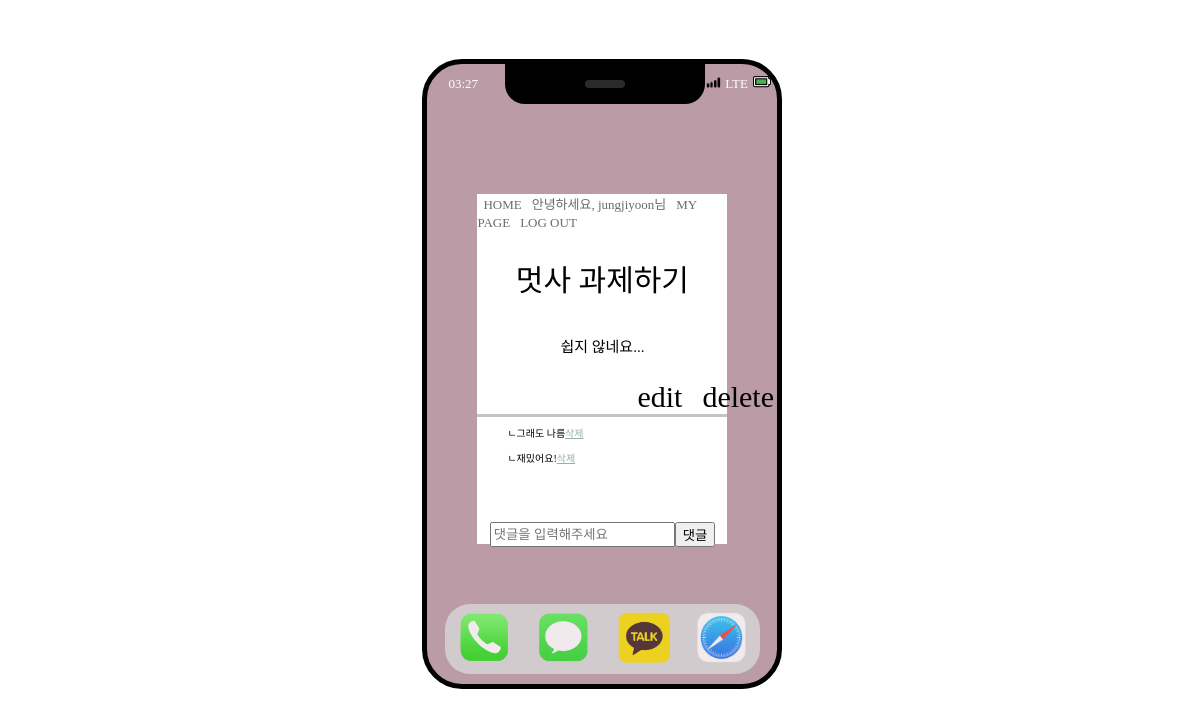
The page /detail/9 (signed in) on the database its author committed.
### app/models.py (models this page shows, shortened)
class Post(models.Model):
    title = models.CharField(max_length = 200)
    content = models.TextField()
    author = models.ForeignKey(User, on_delete=models.CASCADE, related_name='posts', null=True, default=None)

class Comment(models.Model):
    post = models.ForeignKey(Post, on_delete=models.CASCADE, related_name='comments')
    content = models.TextField()
    author = models.ForeignKey(User, on_delete=models.CASCADE, related_name='comments', null=True, default=None)

### app/views.py (the view, shortened to what this page needs)
# urls.py: path('detail/<int:post_pk>', views.detail, name="detail"),
def detail(request, post_pk):
    post = Post.objects.get(pk=post_pk)
    return render(request, 'detail.html', {'post' : post})

### app/templates/detail.html (shortened to what this page needs)
{% extends 'base.html' %}
{% block css %} {% load static %}
<link rel="stylesheet" type="text/css" href="{% static 'detail.css' %}"/>
{% endblock %}
{% block memo %}
            <div class="main">
                <div class="title">
                    <p>{{ post.title }}</p>
                </div>
                <div class="content">
                    <p>{{ post.content }}</p>
                </div>
                {% if user.is_authenticated and post.author.pk == user.pk %}
                <div class="rewrite">
                    <a href="{% url 'edit' post.pk %}">edit</a>
                    <a href="{% url 'delete' post.pk %}">delete</a>
                </div>
                {% endif %}
            </div>
            <div class="comment_list">
                {% for comment in post.comments.all %}
                    <li class="list"><p>ㄴ</p>{{ comment.content }}
                        {% if user.is_authenticated and comment.author.pk == user.pk %}
                        <a href="{% url 'delete_comment' post.pk comment.pk %}" class="remove">삭제</a>
                        {% endif %}
                    </li>
                    {% endfor %}
            </div>
            {% if user.is_authenticated %}
            <form method="POST" class="comment">
                <input type="text" name="content" placeholder="댓글을 입력해주세요">
                <button type="submit">댓글</button>
            </form>
            {% endif %}
{% endblock memo %}

### app/templates/base.html (shortened to what this page needs)
<!DOCTYPE html>
<html lang="en">
<head>
    {%load static %}
    {% load socialaccount %}
    <link rel="stylesheet" type="text/css" href="{% static 'base.css' %}">
    {% block css %}
    {% endblock css %}
</head>
<body>
    <div class = "entire">
        <div class="phone_top">
            <div class="time">
                <p>03:27</p>
            </div>
            <div class="middle">
                <div class="microphone">
                </div>
            </div>
            <div class="right">
                <div class="connect">
                    <img src="{% static 'connection.png' %}">
                </div>
                <div class="wifi">
                    <p>LTE</p>
                </div>
                <div class="battery">
                    <img src="{% static 'smartphone-charger.png' %}" class="charger">
                </div>
            </div>
        </div>
        <div class="memo">
            <a href="{% url 'home' %}" class="home">HOME</a>
            {% if user.is_authenticated %}
            <a>안녕하세요, {{ user.username }}님</a>
            <a href="{% url 'mypage' %}" class="mypage">MY PAGE</a>
            <a href="{% url 'logout' %}" class="logout">LOG OUT</a>
            {% else %}
            <a href="{% url 'login' %}" class="login">LOG IN</a>
            <a class="kakao" href="{% provider_login_url 'kakao' %}">KAKAO LOG IN</a>
            <a href="{% url 'signup' %}" class="signup">SIGN UP</a>
            {% endif %}
            {% block memo %}
            {% endblock memo %}
        </div>
        <div class="bottom">
            <div class="call">
                <img src="{% static 'phone3.png' %}">
            </div>
            <div class="message">
                <img src="{% static 'message2.png' %}">
            </div>
            <div class="kakao">
                <img src="{% static 'kakao.png' %}">
            </div>
            <div class="safari">
                <img src="{% static 'safari.png' %}">
            </div>
        </div>
    </div>
</body>
</html>

### app/static/base.css (style rules this page uses)
.entire { height: 620px; width: 350px; border: black solid 5px; border-radius: 40px; margin-left: 35%; margin-top: 5%; display: flex; flex-direction: column; align-items: center; background-color: rgb(186, 155, 166); z-index: 0; }
.phone_top { height: 40px; width: 100%; display: flex; flex: wrap; flex-direction: row; justify-content: space-around; align-items: center; }
.middle { width: 200px; height: 40px; background-color: black; border-bottom-right-radius: 20px; border-bottom-left-radius: 20px; display: flex; justify-content: center; align-items: center; }
.microphone { height: 8px; width: 40px; background-color: rgb(43, 43, 43); border-radius: 20px; margin-top: 30px; margin: 0px; }
.battery > img { width: 18px; height: 18px; }
.connect > img { width: 23px; height: 13px; }
.time { width: 60px; height: 45px; display: flex; align-items: center; justify-content: center; }
.right { display: flex; flex-direction: row; height: 45px; width: 40px; justify-content: center; align-items: center; margin: 0px; padding-right: 15px; }
.wifi > p { padding-right: 5px; }
.memo { height: 350px; width: 250px; z-index: 2; background-color: white; margin-top: 90px; }
p { margin: 0px; font-size: 13px; color: white; }
.memo > a { text-decoration: none; color: rgb(106, 106, 106); font-family: Aurelie Smith DEMO; font-size: 13px; margin-left: 6px; }
.bottom { height: 70px; width: 90%; background-color: rgb(216, 216, 216); border-radius: 25px; margin-top: 60px; opacity: 0.8; display: flex; flex-direction: row; justify-content: space-around; align-items: center; }
.call > img { height: 55px; width: 55px; }
.message > img { height: 53px; width: 57px; }
.kakao > img { height: 53px; width: 57px; }
.safari > img { height: 53px; width: 53px; }

### app/static/detail.css (style rules this page uses)
.main { border-bottom: 3px solid rgb(196, 196, 196); }
p { margin: 0px; font-size: 13px; color: white; }
.memo { height: 350px; width: 250px; z-index: 2; background-color: white; margin-top: 90px; }
.title { display: flex; align-items: center; justify-content: center; }
.title > p { font-size: 30px; font-family: Y 너만을 비춤체OTF; margin-top: 25px; margin-bottom: 0px; color: black; }
.content { height: 80px; width: 230px; display: flex; align-items: center; justify-content: center; margin-left: 10px; border-radius: 20px; }
.content > p { font-size: 15px; font-family: Y 너만을 비춤체OTF; margin-top: 10px; margin-bottom: 0px; color: black; }
.rewrite { display: flex; flex-direction: row; margin-left: 160px; }
.rewrite > a { text-decoration: none; color: black; font-family: Aurelie Smith DEMO; font-size: 30px; margin-right: 20px; }
.comment_list { display: flex; flex-direction: column; justify-content: center; padding-left: 30px; }
.list > p { color: black; font-size: 10px; }
.list { list-style: none; padding-top: 5px; font-size: 10px; font-family: Y 너만을 비춤체OTF; display: flex; flex-direction: row; align-items: center; height: 20px; }
.list > a { color: rgb(153, 174, 177); }
.comment { display: flex; justify-content: center; padding-top: 55px; }
.battery > img { width: 18px; height: 18px; }

### rows shown on the page
Post: title "멋사 과제하기", content "쉽지 않네요..."
Comment: content "그래도 나름", shows "삭제"
Comment: content "재밌어요!", shows "삭제"

### other values the page prints
{{ user.username }} "jungjiyoon"
